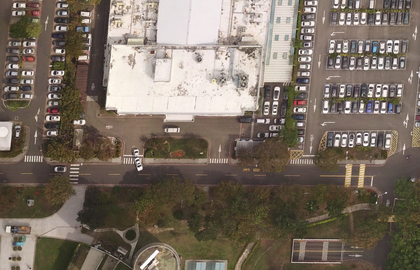
%> input picture Real_Map/utmMap.png, 420 x 270 px, shrunk from 1465 x 942 before the run
$ octave updateMap.m   (GNU Octave 9; MATLAB toolbox functions it lacks are replaced by stand-ins)
%> lines starting %> are read from the running program, lines starting %| are printed output that depends on the picture
clc
clear
% Show the digital map
A = imread('../Real_Map/utmMap.png');
%> A is the input picture: size 270x420x3 uint8; mean R, G, B 121.6, 109.9, 98
% Grayscale
A(:,:,1)=A(:,:,2);
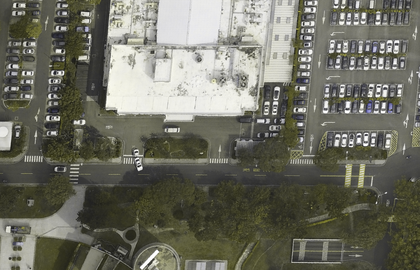
%> A: size 270x420x3 uint8; mean R, G, B 109.9, 109.9, 98
A(:,:,3)=A(:,:,2);
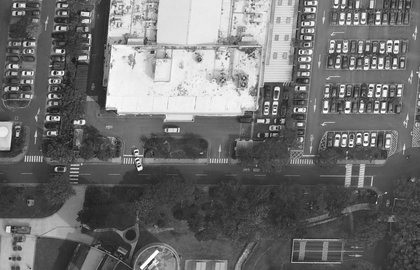
%> A: size 270x420x3 uint8; min 4, max 255, mean 109.9
image([0,size(A,2)/10],[0,size(A,1)/10],flip(A,1),'AlphaData',0.5)
truesize
set(gca,'ydir','normal');
axis equal
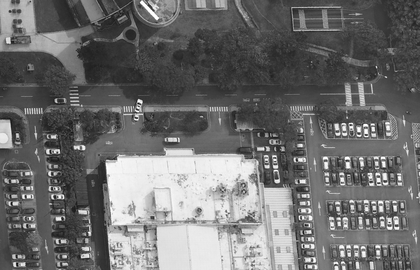
%> displayed picture: size 270x420x3, on the screen's scale of 0 to 255; min 4, max 255, mean 109.9; mean of the top-left, top-right, bottom-left and bottom-right quarters 82.8, 77.5, 140.4, 138.9

hold on

% Load in data of wall point cloud and trajectory
load('wallcloud.mat')

% Load in LiDAR data
%> (the run ends here)
